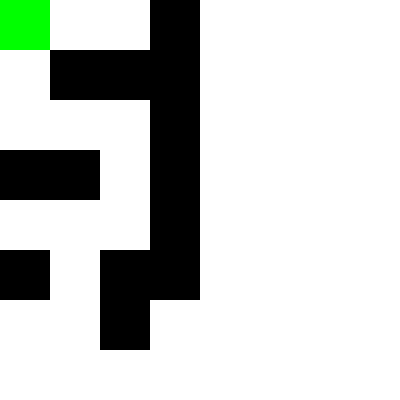
Frame 1 (no input)
Frame 60 (no input): identical to frame 1, image omitted
Frame 120 (the mouse pressed at the canvas centre since frame 60): identical to frame 1, image omitted

The p5.js sketch that drew this single still picture (run headless with seeded random() and noise() and a simulated clock; from frame 60 on, the mouse is pressed at the canvas centre):

// p5.js sketch
// ── sketch.js
let player = {
    x: 0,
    y: 0,
    size: 50
};

let obstacles = [
    {
        x: 50,
        y: 50,
        width: 100,
        height: 50
    },
    {
        x: 150,
        y: 0,
        width: 50,
        height: 300
    },
    {
        x: 0,
        y: 150,
        width: 100,
        height: 50
    },
    {
        x: 0,
        y: 250,
        width: 50,
        height: 50
    },
    {
        x: 100,
        y: 250,
        width: 50,
        height: 100
    }
]

function setup() {
    createCanvas(400, 400);
    noStroke();
}

function draw() {
    background(255);
    fill(0);
    for (let obstacle of obstacles) {
        rect(obstacle.x, obstacle.y, obstacle.width, obstacle.height);
    }
    fill(0, 255, 0);
    square(player.x, player.y, player.size);
    if (keyIsPressed) {
        processMove();
    }
}

/**
 * Moves the player if a wasd has been pressed and the block can move
 */
function processMove() {
    if (key === "d" && canMove(1, 0)) {
        player.x++;
    }
    else if (key === "a" && canMove(-1, 0)) {
        player.x--;
    }
    else if (key === "w" && canMove(0, -1)) {
        player.y--;
    }
    else if (key === "s" && canMove(0, 1)) {
        player.y++;
    }
}

/**
 * Checks if the player can move in the selected direction
 * @param {number} xDir -1 to move left, 1 to move right, 0 otherwise
 * @param {number} yDir -1 to move up, 1 to move down, 0 otherwise 
 * @returns {boolean} True if the block can move in the selected direction
 */
function canMove(xDir, yDir) {
    let newX = player.x + xDir;
    let newY = player.y + yDir;
    return newX + player.size <= obstacle.x || newX >= obstacle.x + obstacle.width
    || newY + player.size <= obstacle.y || newY >= obstacle.y + obstacle.height;
}
